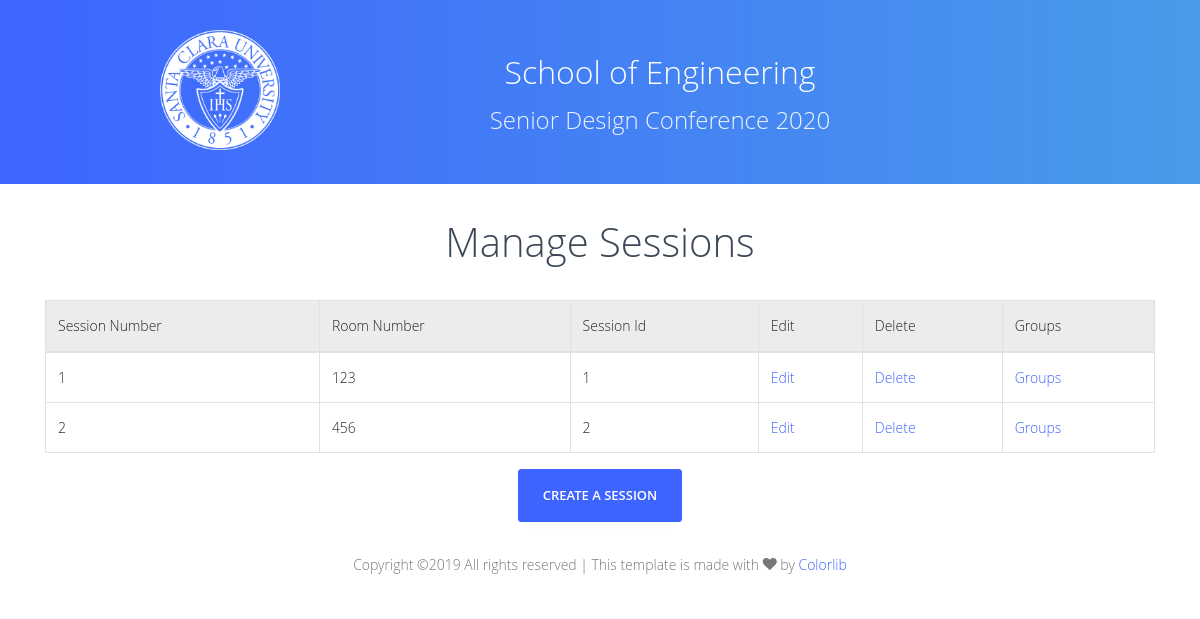
Page /home/admin/adminoptions/editsession/ on the earlier database version.
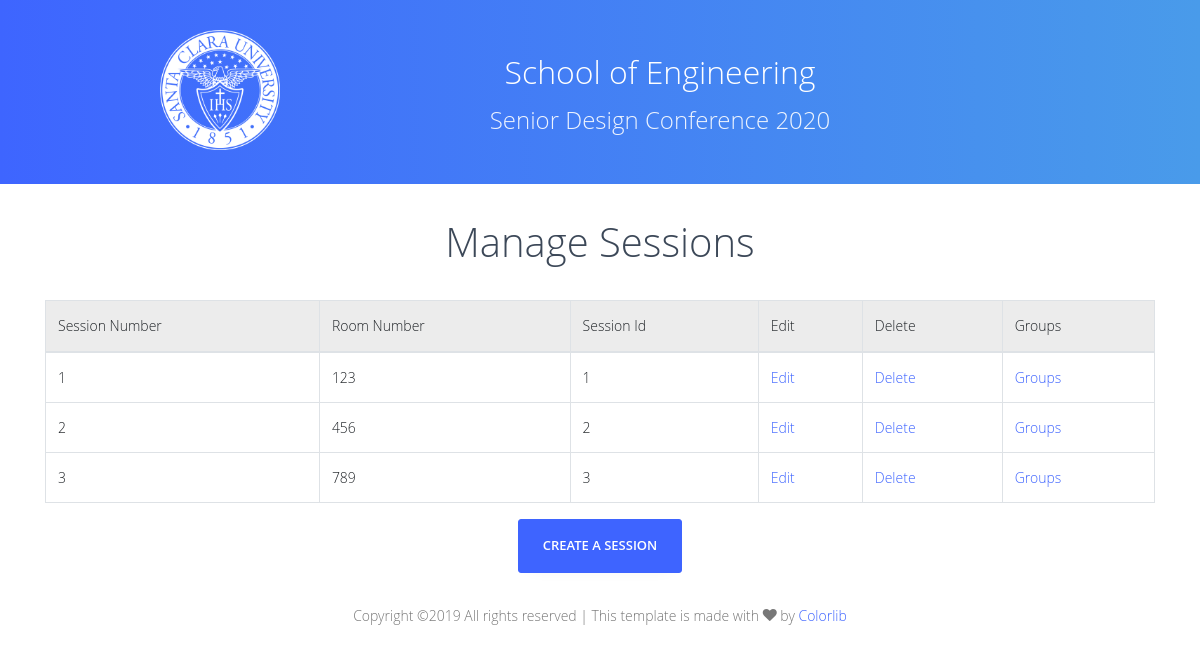
Same page on the later database version.
### manager/models.py (models this page shows, shortened)
class NewSessionForm(models.Model):
    sessionNum = models.CharField(max_length=10)
    roomNum = models.CharField(max_length=10)

### manager/views.py (the view)
# urls.py: path('adminoptions/editsession/', views.editsession, name='editsession'),
def editsession(request):
    session_list = NewSessionForm.objects.order_by('sessionNum')
    group_list = Group.objects.order_by('group_name')
    return render(request, 'editsession.html', {'session_list': session_list, 'group_list': group_list} )

### templates/editsession.html (shortened to what this page needs)
<!DOCTYPE html>
<html lang="en">
  <head>
    {% load static %}
	<link rel='stylesheet' href="{% static 'css/open-iconic-bootstrap.min.css' %}">
	<link rel='stylesheet' href="{% static 'css/animate.css' %}">
	<link rel='stylesheet' href="{% static 'css/owl.carousel.min.css' %}">
	<link rel='stylesheet' href="{% static 'css/owl.theme.default.min.css' %}">
	<link rel='stylesheet' href="{% static 'css/magnific-popup.css' %}">
	<link rel='stylesheet' href="{% static 'css/ionicons.min.css' %}">
	<link rel='stylesheet' href="{% static 'css/bootstrap-datetimepicker.min.css' %}">
	<link rel='stylesheet' href="{% static 'css/nouislider.css' %}">
	<link rel='stylesheet' href="{% static 'css/aos.css' %}">
	<link rel='stylesheet' href="{% static 'css/flaticon.css' %}">
	<link rel='stylesheet' href="{% static 'css/icomoon.css' %}">
	<link rel='stylesheet' href="{% static 'css/style.css' %}">
  </head>
<body>
  <div class="main-section">
  	<div class="main-section">
        <section class="hero-wrap">
            <div class="container">
                <div class="row descriptionalign-items-center justify-content-center">
                    <a href="/home/">
                        <img class="logoSmall" src="{% static 'images/scuLogo.png' %}">
                    </a>
                    <div class="col-md-8 text-center">
                        <div class="text textSmall">
                            <h2 style="color: #fff;">School of Engineering</h2>
                            <h4 class="mb-5">Senior Design Conference 2020</h4>
                        </div>
                    </div>
                </div>
            </div>
        </section>
        <section>
            <div class="container" style="position: relative;">
                <h1 style="text-align: center; margin-top: 30px; margin-bottom: 30px;">Manage Sessions</h1>
                {% if session_list %}
		<table class="table table-bordered">
		    <thead class="table-active">
                <tr>
        			    <td>Session Number</td>
        			    <td>Room Number</td>
        			    <td>Session Id</td>
        			    <td>Edit</td>
        			    <td>Delete </td>
                        <td>Groups </td>
                </tr>
		    </thead>
        		    {% for session in session_list %}
        		    <tr>
        			<td>   {{ session.sessionNum }} </td>
        			<td>  {{ session.roomNum }}</td>
        			<td>   {{ session.id }}</td>
        			<td><a href="{% url 'editasession' session.id %}">Edit</a></td>
        			<td><a href="{% url 'deletesession' session.id %}">Delete</a></td>
                    <td><a href="{% url 'showsession' session.id %}">Groups</a></td>
        		    </tr>
        		    {% endfor %}
        		</table>
        		{% else %}
        		    <p>No sessions are available.</p>
        		{% endif %}
				<p style="text-align: center"><a href="{% url 'adminforms' %}" class="btn btn-primary px-4 py-3"> Create a Session</a></p>
            </div>
        </section>
	<footer class="ftco-section ftco-section-2">
	  <div class="col-md-12 text-center">
    	<p class="mb-0">
        Copyright &copy; All rights reserved | This template is made with <i class="icon-heart" aria-hidden="true"></i> by <a href="https://colorlib.com" target="_blank">Colorlib</a>
        </p>
      </div>
	</footer>
  </div>
</body>
</html>

Differences in the rows shown:
added NewSessionForm: sessionNum "3", roomNum "789", id "3"
